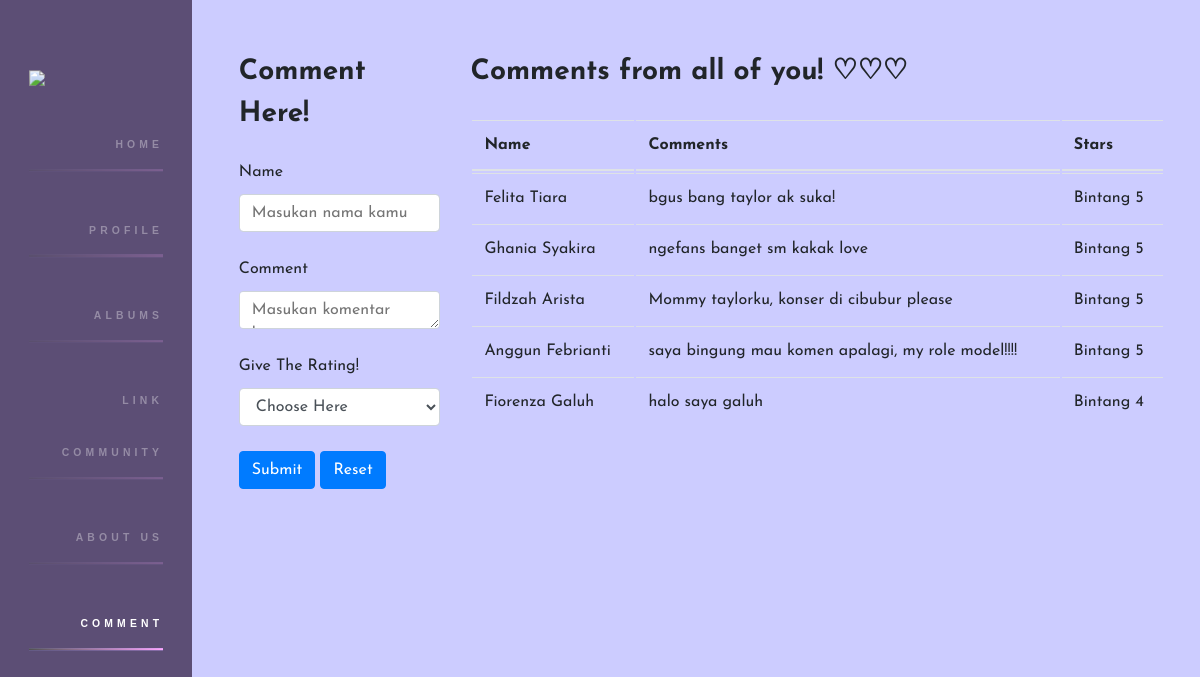
Page /komentar.php on the committed database.
### tables this page shows
CREATE TABLE `komentar` (
  `id` int(11) NOT NULL,
  `Name` varchar(255) NOT NULL,
  `Comments` text NOT NULL,
  `Stars` varchar(50) NOT NULL,
  `created_at` timestamp NOT NULL DEFAULT current_timestamp()
);

### komentar.php (the view, shortened to what this page needs)
<!DOCTYPE html>
<html lang="en">
<head>
    <link rel="stylesheet" href="./css/styles.css">
    <link rel="stylesheet" href="./css/komentar.css">
    <link rel="stylesheet" href="https://cdnjs.cloudflare.com/ajax/libs/slick-carousel/1.5.8/slick.min.css">
    <link rel="stylesheet" href="https://cdnjs.cloudflare.com/ajax/libs/slick-carousel/1.5.8/slick-theme.min.css">
</head>
<body>
<main class="main">
    <aside class="sidebar">
        <nav class="nav">
            <div class="logofr">
                <img class="logo" src="https://i.pinimg.com/564x/69/6a/9e/696a9e1a088e722fbafee71cd6e923aa.jpg">
            </div>
            <ul>
                <li><a href="./index.html">Home</a></li>
                <li><a href="./profil.html">Profile</a></li>
                <li><a href="./album.html">Albums</a></li>
                <li><a href="./komunitas.html">Link Community</a></li>
                <li><a href="./about.html">About Us</a></li>
                <li class="active"><a href="./komentar.php">Comment</a></li>
            </ul>
        </nav>
    </aside>
    <?php
    include "config.php";
    $comments = [];
    $sql = "SELECT * FROM komentar";
    $result = $conn->query($sql);
    if ($result->num_rows > 0) {
        while($row = $result->fetch_assoc()) {
            $comments[] = $row;
        }
    }
    ?>
    <section class="beranda">
        <div class="container-fluid">
            <nav class="navbar navbar-light">
            </nav>
        </div>
        <div class="container">
            <div class="inner">
                <div class="row">
                    <div class="col-md-3">
                        <h3>Comment Here!</h3>
                        <form action="komentar.php" method="POST">
                            <div class="form-group">
                                <label>Name</label>
                                <input class="form-control" name="Name" placeholder="Masukan nama kamu" required>
                            </div>
                            <div class="form-group">
                                <label>Comment</label>
                                <textarea class="form-control" id="komentar" name="Comments" placeholder="Masukan komentar kamu" required></textarea>
                            </div>
                            <div class="form-group">
                                <label>Give The Rating!</label>
                                <select id="inputState" class="form-control" name="Stars" required>
                                    <option selected disabled>Choose Here</option>
                                </select>
                            </div>
                            <button type="submit" class="btn btn-primary">Submit</button>
                            <button type="reset" class="btn btn-primary">Reset</button>
                        </form>
                    </div>
                    <div class="col-md-9">
                        <h3>Comments from all of you! ♡♡♡</h3>
                        <table class="table">
                            <thead class="bg-light">
                                <tr>
                                    <th scope="col">Name</th>
                                    <th scope="col">Comments</th>
                                    <th scope="col">Stars</th>
                                </tr>
                            </thead>
                            <tbody>
                                <?php if (!empty($comments)): ?>
                                    <?php foreach ($comments as $comment): ?>
                                        <tr>
                                            <td><?php echo htmlspecialchars($comment['Name']); ?></td>
                                            <td><?php echo htmlspecialchars($comment['Comments']); ?></td>
                                            <td><?php echo htmlspecialchars($comment['Stars']); ?></td>
                                        </tr>
                                    <?php endforeach; ?>
                                <?php else: ?>
                                    <tr>
                                        <td colspan="3">No comments found</td>
                                    </tr>
                                <?php endif; ?>
                            </tbody>
                        </table>
                    </div>
                </div>
            </div>
        </div>
    </section>
</main>
</body>
</html>

### css/styles.css (style rules this page uses)
html { background: #ccccff; }
* { padding: 0; margin: 0; box-sizing: border-box; }
.sidebar { font-family: Arial; font-size: 16px; position: fixed; width: 16%; height: 100vh; background: #5c4e75; font-size: 0.65em; }
.nav { position: relative; margin: 0 15%; text-align: right; top: 40%; transform: translateY(-50%); font-weight: bold; padding-top: 80px; }
.nav ul { list-style: none; }
.nav ul li { position: relative; margin: 3.2em 0; }
.nav ul li a { line-height: 5em; text-transform: uppercase; text-decoration: none; letter-spacing: 0.4em; color: rgba(255, 255, 255, 0.35); display: block; transition: all ease-out 300ms; }
.nav ul li.active a { color: white; }
.nav ul li:not(.active)::after { opacity: 0.2; }
.nav ul li::after { content: ""; position: absolute; width: 100%; height: 0.2em; background: #9999ff; left: 0; bottom: 0; background-image: linear-gradient(to right, #525252, #ffa6fc); }
.beranda { position: relative; width: 83%; float: right; min-height: 100vh; padding-block: 10px; }
.beranda .container { display: flex; flex-direction: column; margin: auto; height: 100%; width: 90%; font-family: 'Josefin Sans', sans-serif; }
.logofr { display: flex; justify-content: center; }
.logofr .logo { width: 140px; }

### css/komentar.css (style rules this page uses)
.navbar { position: relative; display: -ms-flexbox; display: flex; -ms-flex-wrap: wrap; flex-wrap: wrap; -ms-flex-align: center; align-items: center; -ms-flex-pack: justify; justify-content: right; padding: .5rem 1rem; margin-bottom: 25px; }
body { margin: 0; font-family: -apple-system,BlinkMacSystemFont,"Segoe UI",Roboto,"Helvetica Neue",Arial,"Noto Sans",sans-serif,"Apple Color Emoji","Segoe UI Emoji","Segoe UI Symbol","Noto Color Emoji"; font-size: 1rem; font-weight: 400; line-height: 1.5; color: #212529; text-align: left; background-color: #fff; }
.btn { display: inline-block; font-weight: 400; color: #212529; text-align: center; vertical-align: middle; cursor: pointer; -webkit-user-select: none; -moz-user-select: none; -ms-user-select: none; user-select: none; background-color: transparent; border: 1px solid transparent; padding: .375rem .75rem; font-size: 1rem; line-height: 1.5; border-radius: .25rem; transition: color .15s ease-in-out,background-color .15s ease-in-out,border-color .15s ease-in-out,box-shadow .15s ease-in-out; }
.btn-primary { color: #fff; background-color: #007bff; border-color: #007bff; margin-top: 25px; }
.form-control { display: block; width: 100%; height: calc(1.5em + .75rem + 2px); padding: .375rem .75rem; font-size: 1rem; font-weight: 400; line-height: 1.5; color: #495057; background-color: #fff; background-clip: padding-box; border: 1px solid #ced4da; border-radius: .25rem; transition: border-color .15s ease-in-out,box-shadow .15s ease-in-out; }
select { word-wrap: normal; }
button, input, optgroup, select, textarea { margin: 0; font-family: inherit; font-size: inherit; line-height: inherit; }
button, select { text-transform: none; }
.h3, h3 { font-size: 1.75rem; }
label { display: inline-block; margin-top: 25px; margin-bottom: 10px; }
.table { width: 100%; margin-top: 25px; margin-bottom: 1rem; color: #212529; }
.table thead th { vertical-align: bottom; border-bottom: 2px solid #dee2e6; }
.table td, .table th { padding: .75rem; vertical-align: top; border-top: 1px solid #dee2e6; }
th { text-align: inherit; }
.row { display: -ms-flexbox; display: flex; -ms-flex-wrap: wrap; flex-wrap: wrap; margin-right: -15px; margin-left: -15px; }
.col-md-9 { -ms-flex: 0 0 75%; flex: 0 0 75%; max-width: 75%; }
.col-md-3 { -ms-flex: 0 0 25%; flex: 0 0 25%; max-width: 25%; padding-right: 30px; }

### rows in the picture
komentar: Name "Felita Tiara", Comments "bgus bang taylor ak suka!", Stars "Bintang 5"
komentar: Name "Ghania Syakira", Comments "ngefans banget sm kakak love", Stars "Bintang 5"
komentar: Name "Fildzah Arista", Comments "Mommy taylorku, konser di cibubur please", Stars "Bintang 5"
komentar: Name "Anggun Febrianti", Comments "saya bingung mau komen apalagi, my role model!!!!", Stars "Bintang 5"
komentar: Name "Fiorenza Galuh", Comments "halo saya galuh", Stars "Bintang 4"
